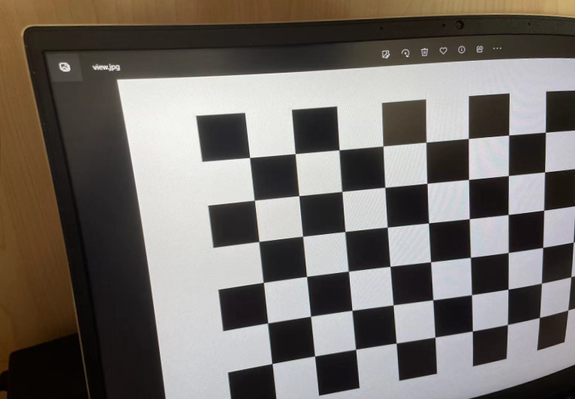
#> input picture Camera Calibration/calibresult.png, 575 x 399 px, shrunk from 766 x 532 before the run
$ python gesture_assume.py
#> lines starting #> are read from the running program, lines starting #| are printed output that depends on the picture
import numpy as np
import cv2 as cv
import glob

# 读取事先存好的数据
with np.load('B.npz') as X:
#> (reads Camera Calibration/B.npz from the repository)
    for i in X:
        print(i)
    mtx, dist, _, _ = [X[i] for i in ('mtx', 'dist', 'rvecs', 'tvecs')]
CHECKBOARD = (9, 6)

def draw(img, corners, imgpts):
    corner = tuple(corners[0].ravel().astype(int))
    img = cv.line(img, corner, tuple(imgpts[0].ravel().astype(int)), (255, 0, 0), 5)
    img = cv.line(img, corner, tuple(imgpts[1].ravel().astype(int)), (0, 255, 0), 5)
    img = cv.line(img, corner, tuple(imgpts[2].ravel().astype(int)), (0, 0, 255), 5)
    return img


criteria = (cv.TERM_CRITERIA_EPS + cv.TERM_CRITERIA_MAX_ITER, 30, 0.001)
objp = np.zeros((1, CHECKBOARD[0] * CHECKBOARD[1], 3)
                , np.float32)
objp[0, :, :2] = np.mgrid[0:CHECKBOARD[0],
                 0: CHECKBOARD[1]].T.reshape(-1, 2)

axis = np.float32([[3, 0, 0], [0, 3, 0], [0, 0, -3]]).reshape(-1, 3)

for fname in glob.glob('D:\\Archive of Code\\Pytorch\\Camera Calibration\\calibresult.png'):
    img = cv.imread(fname)
#> img is the input picture: shape (399, 575, 3); mean B, G, R 105.3, 110.5, 116.1
    gray = cv.cvtColor(img, cv.COLOR_BGR2GRAY)
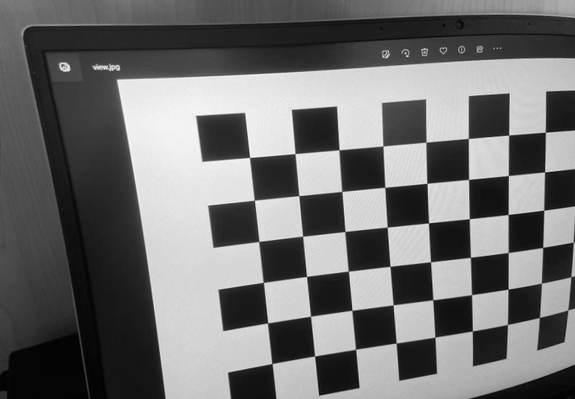
#> gray: shape (399, 575); min 1, max 250, mean 111.6
    ret, corners = cv.findChessboardCorners(gray, CHECKBOARD, None)
#> ret = False; corners = None

    if ret == True:
        corners2 = cv.cornerSubPix(gray, corners, (11, 11), (-1, -1), criteria)

        # 找到旋转和平移向量
        ret, rvecs, tvecs = cv.solvePnP(objp, corners2, mtx, dist)

        # 投射 3D 点到平面图像上
        imgpts, jac = cv.projectPoints(axis, rvecs, tvecs, mtx, dist)

        img = draw(img, corners2, imgpts)
        cv.imshow('img', img)
        k = cv.waitKey(0) & 0xFF
        if k == ord('s'):
            cv.imwrite(fname[:6] + '.png', img)

cv.destroyAllWindows()
